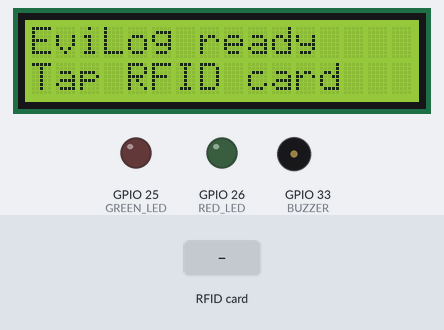
Recording of a sketch running on a simulated ESP32. Shown: 16×2 character LCD, output pins drawn as LEDs (lit = HIGH), buzzer (waves = sounding). Inputs (shaded band) come from the test bench. Storage starts empty; what the sketch prints to the serial monitor is not drawn.

Above: at 1.3 s.
1.4 s: RFID card 01 02 03 04 held to the reader
At 2.2 s:
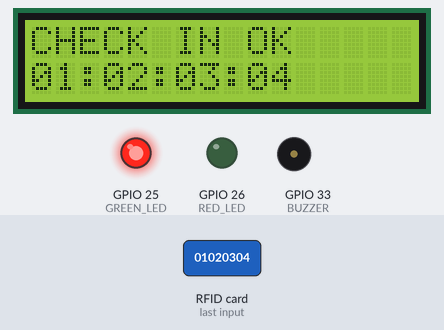
3.9 s: RFID card 5E 7A 19 C4 held to the reader
At 4.6 s:
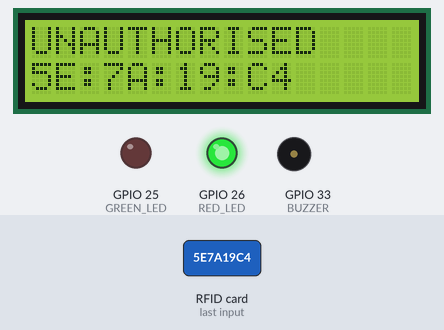
Timing chart, 0 to 6.9 s (numbered marks = the images above; inputs shaded):
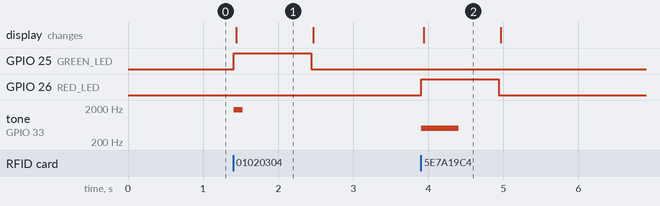

The sketch:

sketch.ino
```cpp
#include <Wire.h>
#include <SPI.h>
#include <MFRC522.h>
#include <SD.h>
#include <LiquidCrystal_I2C.h>

constexpr uint8_t RFID_SS = 5;
constexpr uint8_t RFID_RST = 27;
constexpr uint8_t SD_CS = 13;
constexpr uint8_t GREEN_LED = 25;
constexpr uint8_t RED_LED = 26;
constexpr uint8_t BUZZER = 33;

MFRC522 rfid(RFID_SS, RFID_RST);
LiquidCrystal_I2C lcd(0x27, 16, 2);

void screen(const String& line1, const String& line2) {
  lcd.clear();
  lcd.setCursor(0, 0); lcd.print(line1);
  lcd.setCursor(0, 1); lcd.print(line2);
}

String uidText() {
  String uid;
  for (byte i = 0; i < rfid.uid.size; i++) {
    if (i) uid += ":";
    if (rfid.uid.uidByte[i] < 0x10) uid += "0";
    uid += String(rfid.uid.uidByte[i], HEX);
  }
  uid.toUpperCase();
  return uid;
}

void writeLog(const String& uid, const String& event) {
  File log = SD.open("/evilog.csv", FILE_APPEND);
  if (!log) { Serial.println("SD_LOG_OPEN_FAILED"); return; }
  log.println("2026-09-13,Locker-A," + uid + "," + event + ",Officer-01");
  log.close();
}

void setup() {
  Serial.begin(115200);
  pinMode(GREEN_LED, OUTPUT);
  pinMode(RED_LED, OUTPUT);
  lcd.init(); lcd.backlight();
  screen("EviLog starting", "RFID + SD");

  SPI.begin(18, 19, 23, RFID_SS);
  rfid.PCD_Init();
  if (!SD.begin(SD_CS)) {
    screen("SD card error", "Check wiring");
    Serial.println("SD_INIT_FAILED");
    return;
  }
  if (!SD.exists("/evilog.csv")) {
    File log = SD.open("/evilog.csv", FILE_WRITE);
    log.println("timestamp,location,evidence_uid,event,handler");
    log.close();
  }
  screen("EviLog ready", "Tap RFID card");
  Serial.println("SYSTEM_READY");
}

void loop() {
  if (!rfid.PICC_IsNewCardPresent() || !rfid.PICC_ReadCardSerial()) return;
  String uid = uidText();
  bool allowed = uid == "01:02:03:04";
  String event = allowed ? "CHECK_IN" : "UNKNOWN_TAG";
  digitalWrite(GREEN_LED, allowed);
  digitalWrite(RED_LED, !allowed);
  tone(BUZZER, allowed ? 1800 : 500, allowed ? 120 : 500);
  screen(allowed ? "CHECK IN OK" : "UNAUTHORISED", uid);
  writeLog(uid, event);
  Serial.println(uid + "," + event + ",logged_to_SD");
  rfid.PICC_HaltA();
  rfid.PCD_StopCrypto1();
  delay(1000);
  digitalWrite(GREEN_LED, LOW);
  digitalWrite(RED_LED, LOW);
  screen("EviLog ready", "Tap RFID card");
}
```

Measured:
- after the input at 1.4 s, GPIO 25 (GREEN_LED): LOW → HIGH at once, → LOW 1.0 s later; tone on GPIO 33 (BUZZER): silent → 1800 Hz at once, → silent 0.12 s later; the display: changes at once (image 1)
- after the input at 3.9 s, GPIO 26 (RED_LED): LOW → HIGH at once, → LOW 1.0 s later; tone on GPIO 33 (BUZZER): silent → 500 Hz at once, → silent 0.50 s later; the display: changes at once (image 2)
- what the display in image 1 shows lasts 1.1 s, from 1.4 s to 2.5 s
